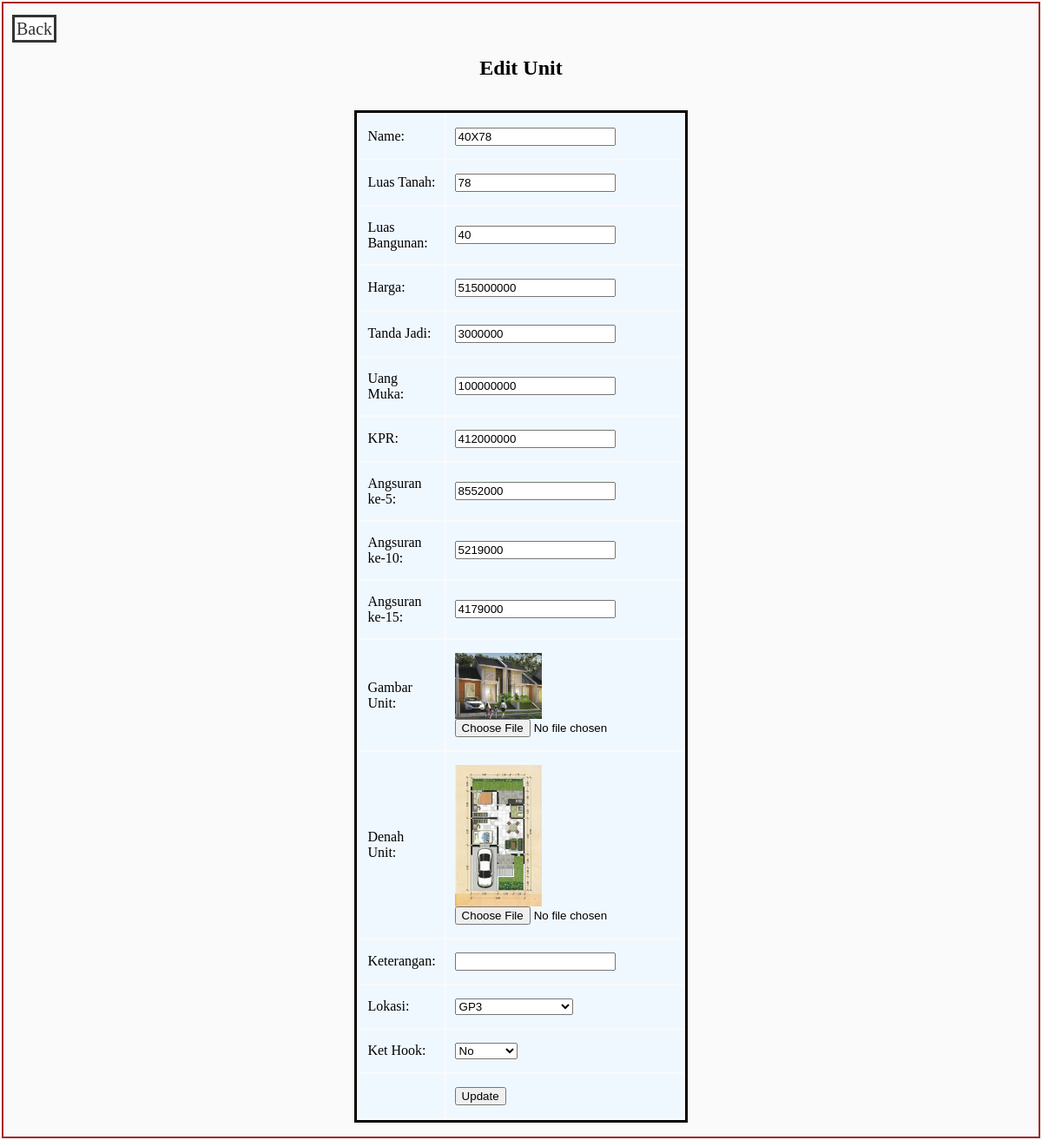
/actions/edit_unit.php?id=40X78, run on the app's committed database.
### tables this page shows
CREATE TABLE `unit_tb` (
  `id_u` varchar(100) NOT NULL,
  `luas_tanah_u` int(100) NOT NULL,
  `luas_bangunan_u` int(100) NOT NULL,
  `harga_u` int(255) NOT NULL,
  `tanda_jadi_u` int(255) NOT NULL,
  `dp_u` int(255) NOT NULL,
  `kpr_u` int(255) NOT NULL,
  `angsuran_5_u` int(255) NOT NULL,
  `angsuran_10_u` int(255) NOT NULL,
  `angsuran_15_u` int(255) NOT NULL,
  `gambar_u` varchar(255) DEFAULT NULL,
  `denah_u` varchar(255) DEFAULT NULL,
  `ket_u` varchar(255) DEFAULT NULL,
  `id_lo` varchar(10) DEFAULT NULL,
  `hook_ket_u` varchar(3) DEFAULT NULL
);

### actions/edit_unit.php (the view, shortened to what this page needs)
<?php
include_once('../functions.php');
    if (isset($_GET['id']))
    {$id = $_GET['id'];
    }
    else {
        header("Location: ../index.php");
    }
    $result = mysqli_query($mysqli, "SELECT * FROM unit_tb WHERE id_u='$id'");
    while($row = mysqli_fetch_array($result))
    {
    $nama = $row['id_u'];
    $luasTan = $row['luas_tanah_u'];
    $luasBang = $row['luas_bangunan_u'];
    $harga = $row['harga_u'];
    $TanJad = $row['tanda_jadi_u'];
    $DP = $row['dp_u'];
    $KPR= $row['kpr_u'];
    $Ang5 = $row['angsuran_5_u'];
    $Ang10 = $row['angsuran_10_u'];
    $Ang15 = $row['angsuran_15_u'];
    $gambar=$row['gambar_u'];
    $denah=$row['denah_u'];
    $ket = $row['ket_u'];
    $lok = $row['id_lo'];
    $hook = $row['hook_ket_u'];
    }
?>
<html lang="en">
<head>
    <link rel="stylesheet" href="../pages/styles_pages.css">
</head>
<body>
        <br/>
        <a class="backLink" href='../mypage_admin.php'>Back</a>
        <h2>Edit Unit</h2>
        <form action="edit_unit.php" method="post" name="edit_unit" enctype="multipart/form-data">
            <table width="25%" border="0">
                <tr>
                    <td>Name:</td>
                    <td><input type="text" onkeypress="return event.charCode != 32" name="unit_id" value='<?php echo $nama;?>'></td>
                </tr>
                <tr>
                    <td>Luas Tanah:</td>
                    <td><input type="number" onkeypress="return event.charCode != 32" name="unit_luasTan" value=<?php echo $luasTan;?>></td>
                </tr>
                <tr>
                    <td>Luas Bangunan:</td>
                    <td><input type="number" onkeypress="return event.charCode != 32" name="unit_luasBang" value=<?php echo $luasBang;?>></td>
                </tr>
                <tr>
                    <td>Harga:</td>
                    <td><input type="number" onkeypress="return event.charCode != 32" name="unit_harga" value=<?php echo $harga;?>></td>
                </tr>
                <tr>
                    <td>Tanda Jadi:</td>
                    <td><input type="text" onkeypress="return event.charCode != 32" name="unit_TanJad" value=<?php echo $TanJad;?>></td>
                </tr>
                <tr>
                    <td>Uang Muka:</td>
                    <td><input type="text" onkeypress="return event.charCode != 32" name="unit_DP" value=<?php echo $DP;?>></td>
                </tr>
                <tr>
                    <td>KPR:</td>
                    <td><input type="text" onkeypress="return event.charCode != 32" name="unit_KPR" value=<?php echo $KPR;?>></td>
                </tr>
                <tr>
                    <td>Angsuran ke-5:</td>
                    <td><input type="text" onkeypress="return event.charCode != 32" name="unit_ang5" value=<?php echo $Ang5;?>></td>
                </tr>
                <tr>
                    <td>Angsuran ke-10:</td>
                    <td><input type="text" onkeypress="return event.charCode != 32" name="unit_ang10" value=<?php echo $Ang10;?>></td>
                </tr>
                <tr>
                    <td>Angsuran ke-15:</td>
                    <td><input type="text" onkeypress="return event.charCode != 32" name="unit_ang15" value=<?php echo $Ang15;?>></td>
                </tr>
                <tr>
                    <td>Gambar Unit:</td>
                    <td><img src="<?php echo "../$gambar"; ?>" width="100">
                    <input type="file" name="unit_gambar" ></td>
                </tr>
                <tr>
                    <td>Denah Unit:</td>
                    <td><img src="<?php echo "../$denah";?>" width="100">
                    <input type="file" name="unit_denah"></td>
                </tr>
                <tr>
                    <td>Keterangan:</td>
                    <td><input type="text" name="unit_ket" value='<?php echo $ket;?>'></td>
                </tr>
                <tr>
                    <td>Lokasi:</td>
                    <td>
                        <select name="unit_lok">
                            <option value=<?php echo $lok;?>><?php echo $lok;?></option>
                        </select>
                    </td>
                </tr>
                <tr>
                    <td>Ket Hook:</td>
                    <td>
                    <select name="unit_hook">
                            <option value='<?php echo $hook;?>'?><?php echo $hook;?></option>
                    </select>
                    </td>
                </tr>
                <tr >
                    <td><input type="hidden" name="id_temp" value=<?php echo $_GET['id'];?>>
                        <input type="hidden" name="denahLama" value=<?php echo $denah;?>></td>
                    <td ><input type="submit" name="Edit_Unit" value="Update" ></td>
                </tr>
            </table>
        </form>
</body>
</html>

### pages/styles_pages.css (style rules this page uses)
body { background-color: rgb(250, 250, 250); margin: 2px; border-style: solid; border-width: 2px; border-color: brown; }
h2 { text-align: center; }
tr { background-color: aliceblue; }
td { padding-top: 15px; padding-bottom: 15px; padding-left:10px; padding-right: 10px; }
table { margin-top: 35px; margin-left: auto; margin-right: auto; border-style: solid; border-color: black; border-width: 3px; }
a:link { text-decoration: none; }
.backLink { color:#333; background-color: white; border: 3px solid #333; font-size: 20px; margin: 10px; margin-top: 20px; padding: 2px; text-decoration: none; }

### data on the page
unit_tb: unit_id "40X78", unit_luasTan "78", unit_luasBang "40", unit_harga "515000000", unit_TanJad "3000000", unit_DP "100000000", unit_KPR "412000000", unit_ang5 "8552000", unit_ang10 "5219000", unit_ang15 "4179000", gambar_u (picture), denah_u (picture), unit_lok "GP3", unit_hook "No"
